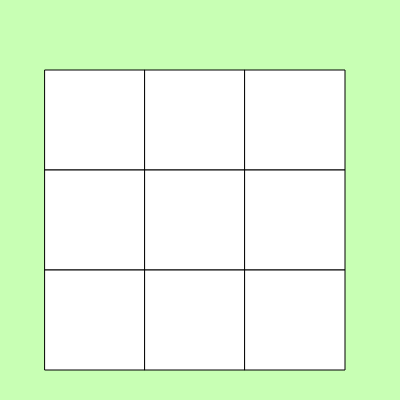
Frame 1 (no input)
Frame 60 (no input): identical to frame 1, image omitted
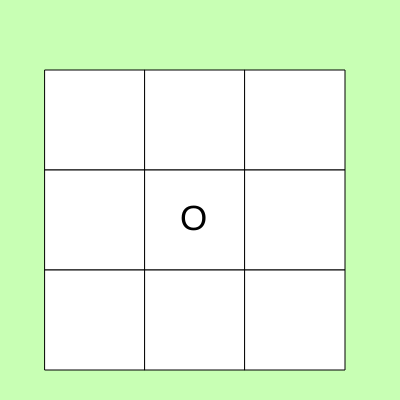
Frame 120 (the mouse pressed at the canvas centre since frame 60)

The p5.js sketch that drew these frames (run headless with seeded random() and noise() and a simulated clock; from frame 60 on, the mouse is pressed at the canvas centre):

// p5.js sketch
// ── sketch.js
let players= [];
let player = 1;

function setup() {
  createCanvas(400, 400);

  //coordinates of the first frame
  let dx =45;
  let dy =70;

  //arrangement for boxes
  for(let index= 0; index < 9; index ++){
   players.push(new Players(dx,dy));
   dx+=100;
    if(dx>=300){ //continuation boxes
     dx=45;
     dy+=100;
    }
   }
}

function draw() {
  background(200,255,180);

  //show player boxes
  for(let index= 0; index <9; index ++){
   players[index].show();
   }
}

function mousePressed(){

  //change of players
  for(let index= 0; index <9; index ++){
  if(players[index].validateClick(mouseX,mouseY)){
    players[index].returnCase(player);
     if(player==1){
      player=2;
       }else{
        player=1;
       }
     }
   }
}


// ── Players.js
class Players{
    constructor(x,y){
this.x=x;
this.y=y;
this.case = 0;
}

show(){   

    //player items
rect(this.x,this.y,100,100);

    switch(this.case){
        case 0:
           textSize(35);
           text("",this.x,this.y);
        break;
        case 1:
            textSize(35);
            text("O",(this.x)+35,(this.y)+60);
        break;
        case 2:
            textSize(35);
            text("X",(this.x)+35,(this.y)+60);
        break;
    }

}
//selection
validateClick(ax, ay){
    if(ax > this.x && ax < this.x + 100 &&
         ay > this.y && ay < this.y + 100){
        return true;
    }
    return false;
}

returnCase(newCase){
this.case = newCase;
}
}
